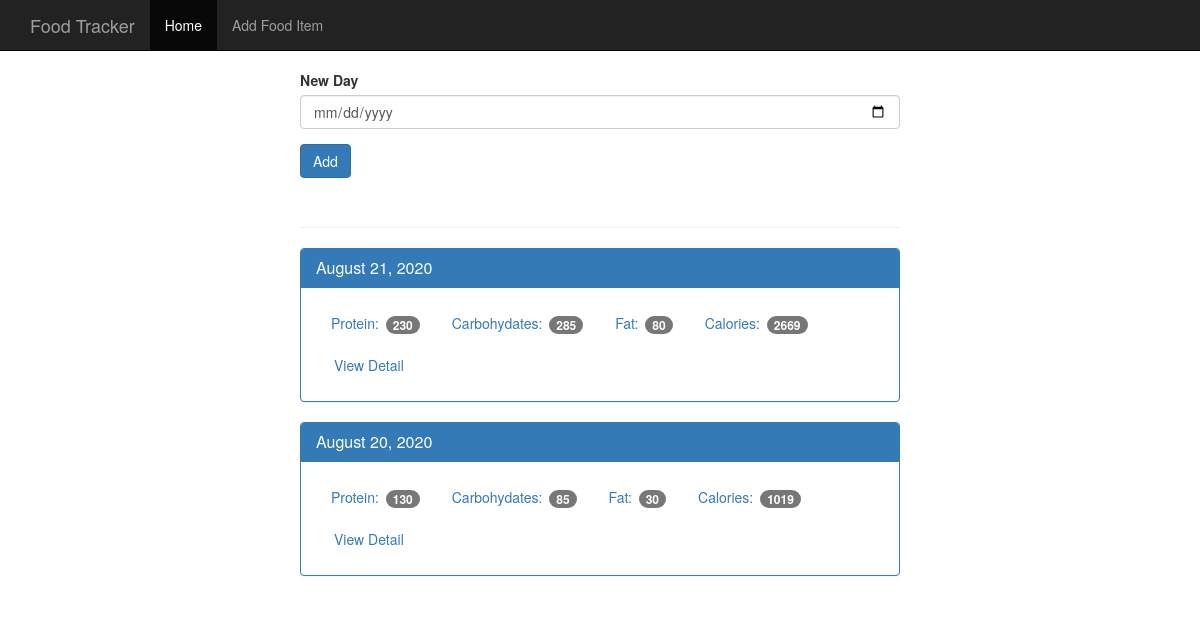
The page / on the database its author committed.
### tables this page shows
CREATE TABLE log_date (
    id integer primary key autoincrement,
    entry_date date not null
);

### FoodTracker.py (the view)
@app.route('/',methods=['GET', 'POST'])
def index():
    db = get_db()
    if request.method=='POST':
        date = request.form['date']
        dt= datetime.strptime(date,'%Y-%m-%d')
        database_date = datetime.strftime(dt, '%Y%m%d')
        db.execute('INSERT into log_date (entry_date) values (?)', [database_date])
        db.commit()
    cur = db.execute('''SELECT log_date.entry_date , sum(food.protein) as protein , sum(food.carbohydrates) as carbs, sum(food.fat) as fat, sum(food.calories) as calories
                        from log_date
                        join food_date on food_date.log_date_id = log_date.id
                        join food on food.id = food_date.food_id
                        GROUP by log_date.id order by log_date.entry_date DESC ''')
    results = cur.fetchall()
    date_results = []
    for i in results:
        single_date = {}
        single_date['entry_date'] = i['entry_date']
        single_date['protein'] = i['protein']
        single_date['carbs'] = i['carbs']
        single_date['fat'] = i['fat']
        single_date['calories'] = i['calories']
        d = datetime.strptime(str(i['entry_date']), '%Y%m%d')
        single_date['pretty_day'] = datetime.strftime(d, '%B %d, %Y')
        date_results.append(single_date)
    return render_template("home.html",results=date_results)

### FoodTracker.py (called while the page is built)
def connect_db():
    sql = sqlite3.connect('D:/Estudio/Front-end/The Ultimate Flask Course/The Ultimate Flask Course/FoodTracker/food_log.db')
    sql.row_factory = sqlite3.Row
    return sql

def get_db():
    if not hasattr(g, 'sqlite3_db'):
        g.sqlite_db = connect_db()
    return g.sqlite_db

### templates/home.html
{% extends "base.html" %}
{% block body %}
  <body>
    <nav class="navbar navbar-inverse navbar-fixed-top">
      <div class="container">
        <div class="navbar-header">
          <a class="navbar-brand" href="{{ url_for('index') }}">Food Tracker</a>
        </div>
        <div id="navbar" class="navbar-collapse collapse">
          <ul class="nav navbar-nav">
            <li class="active"><a href="{{ url_for('index') }}">Home</a></li>
            <li><a href="{{ url_for('food') }}">Add Food Item</a></li>
          </ul>
        </div>
      </div>
    </nav>
    <div class="container theme-showcase col-sm-6 col-sm-offset-3" role="main">
      <div class="row">
        <div>
          <form method="POST" action="/">
            <div class="form-group">
              <label for="new-day">New Day</label>
              <input type="date" class="form-control" name="date" id="new-day">
            </div>
            <button type="submit" class="btn btn-primary">Add</button>
          </form>
          <div class="page-header"></div>
            {% for r in results %}
          <div class="panel panel-primary">
            <div class="panel-heading">
              <h3 class="panel-title">{{ r.pretty_day }}</h3>
            </div>
            <div class="panel-body">
              <ul class="nav nav-pills" role="tablist">
                <li><a>Protein: <span class="badge">{{ r.protein }}</span></a></li>
                <li><a>Carbohydates: <span class="badge">{{ r.carbs }}</span></a></li>
                <li><a>Fat: <span class="badge">{{ r.fat }}</span></a></li>
                <li><a>Calories: <span class="badge">{{ r.calories }}</span></a></li>
                <li><a href="{{ url_for('view', date= r.entry_date) }}" type="button" class="btn btn-link">View Detail</a></li>
              </ul>
            </div>
          </div>
            {% endfor %}
        </div>
      </div>
    </div>
  </body>
 {% endblock %}

### static/theme.css (style rules this page uses)
body { padding-top: 70px; padding-bottom: 30px; }

### rows shown on the page
log_date: pretty_day "August 21, 2020", protein "230", carbs "285", fat "80", calories "2669"
log_date: pretty_day "August 20, 2020", protein "130", carbs "85", fat "30", calories "1019"
